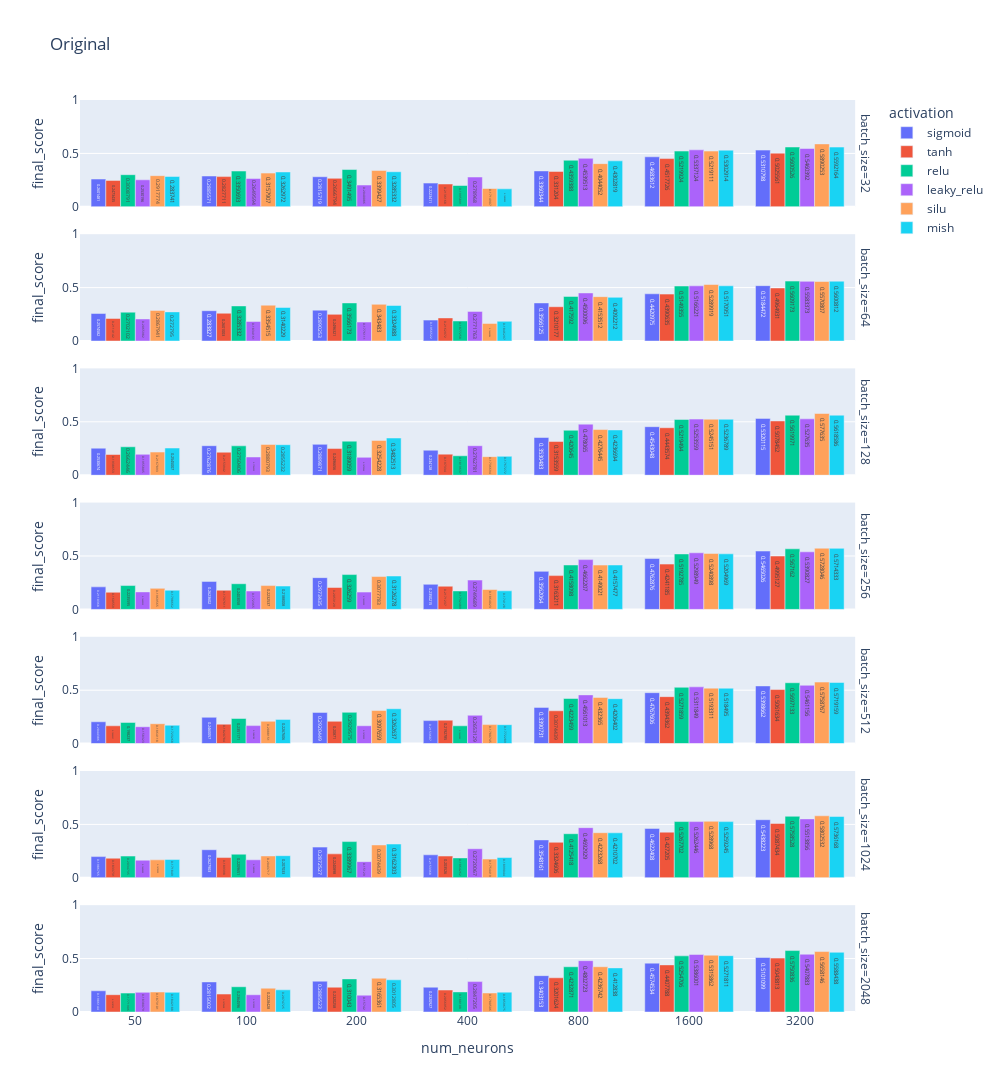

Notebook code for this chart:
### Code cell
title = "Original"

df = dict_df.get(title)
fig = px.bar(
    df, 
    x="num_neurons", 
    y="final_score", 
    color="activation",
    facet_row="batch_size",
    barmode="group", 
    text_auto=True, 
    range_y=(0, 1),
    title=title.replace("_", " "),
    height=2000,
    width=1000,
)
fig.update_xaxes(type="category")
fig.show()

### Figure 1 — Plotly figure (JSON) as saved in the notebook; plotly's stock layout.template omitted (floating-point values rounded to 4 significant figures)
{"data": [{"alignmentgroup": "True", "hovertemplate": "activation=sigmoid<br>batch_size=32<br>num_neurons=%{x}<br>final_score=%{y}<extra></extra>", "legendgroup": "sigmoid", "marker": {"color": "#636efa", "pattern": {"shape": ""}}, "name": "sigmoid", "offsetgroup": "sigmoid", "orientation": "v", "showlegend": true, "textposition": "auto", "texttemplate": "%{y}", "type": "bar", "x": [50, 100, 200, 400, 800, 1600, 3200], "xaxis": "x7", "y": [0.2601, 0.2886, 0.2816, 0.2223, 0.336, 0.4684, 0.5311], "yaxis": "y7"}, {"alignmentgroup": "True", "hovertemplate": "activation=sigmoid<br>batch_size=64<br>num_neurons=%{x}<br>final_score=%{y}<extra></extra>", "legendgroup": "sigmoid", "marker": {"color": "#636efa", "pattern": {"shape": ""}}, "name": "sigmoid", "offsetgroup": "sigmoid", "orientation": "v", "showlegend": false, "textposition": "auto", "texttemplate": "%{y}", "type": "bar", "x": [50, 100, 200, 400, 800, 1600, 3200], "xaxis": "x6", "y": [0.2575, 0.2838, 0.289, 0.1957, 0.3566, 0.4421, 0.5184], "yaxis": "y6"}, {"alignmentgroup": "True", "hovertemplate": "activation=sigmoid<br>batch_size=128<br>num_neurons=%{x}<br>final_score=%{y}<extra></extra>", "legendgroup": "sigmoid", "marker": {"color": "#636efa", "pattern": {"shape": ""}}, "name": "sigmoid", "offsetgroup": "sigmoid", "orientation": "v", "showlegend": false, "textposition": "auto", "texttemplate": "%{y}", "type": "bar", "x": [50, 100, 200, 400, 800, 1600, 3200], "xaxis": "x5", "y": [0.2531, 0.2763, 0.289, 0.2341, 0.353, 0.4543, 0.532], "yaxis": "y5"}, {"alignmentgroup": "True", "hovertemplate": "activation=sigmoid<br>batch_size=256<br>num_neurons=%{x}<br>final_score=%{y}<extra></extra>", "legendgroup": "sigmoid", "marker": {"color": "#636efa", "pattern": {"shape": ""}}, "name": "sigmoid", "offsetgroup": "sigmoid", "orientation": "v", "showlegend": false, "textposition": "auto", "texttemplate": "%{y}", "type": "bar", "x": [50, 100, 200, 400, 800, 1600, 3200], "xaxis": "x4", "y": [0.211, 0.2624, 0.2973, 0.235, 0.3562, 0.4763, 0.5465], "yaxis": "y4"}, {"alignmentgroup": "True", "hovertemplate": "activation=sigmoid<br>batch_size=512<br>num_neurons=%{x}<br>final_score=%{y}<extra></extra>", "legendgroup": "sigmoid", "marker": {"color": "#636efa", "pattern": {"shape": ""}}, "name": "sigmoid", "offsetgroup": "sigmoid", "orientation": "v", "showlegend": false, "textposition": "auto", "texttemplate": "%{y}", "type": "bar", "x": [50, 100, 200, 400, 800, 1600, 3200], "xaxis": "x3", "y": [0.2044, 0.246, 0.292, 0.2154, 0.3391, 0.4768, 0.5399], "yaxis": "y3"}, {"alignmentgroup": "True", "hovertemplate": "activation=sigmoid<br>batch_size=1024<br>num_neurons=%{x}<br>final_score=%{y}<extra></extra>", "legendgroup": "sigmoid", "marker": {"color": "#636efa", "pattern": {"shape": ""}}, "name": "sigmoid", "offsetgroup": "sigmoid", "orientation": "v", "showlegend": false, "textposition": "auto", "texttemplate": "%{y}", "type": "bar", "x": [50, 100, 200, 400, 800, 1600, 3200], "xaxis": "x2", "y": [0.1987, 0.2628, 0.2873, 0.2153, 0.3548, 0.4622, 0.5438], "yaxis": "y2"}, {"alignmentgroup": "True", "hovertemplate": "activation=sigmoid<br>batch_size=2048<br>num_neurons=%{x}<br>final_score=%{y}<extra></extra>", "legendgroup": "sigmoid", "marker": {"color": "#636efa", "pattern": {"shape": ""}}, "name": "sigmoid", "offsetgroup": "sigmoid", "orientation": "v", "showlegend": false, "textposition": "auto", "texttemplate": "%{y}", "type": "bar", "x": [50, 100, 200, 400, 800, 1600, 3200], "xaxis": "x", "y": [0.1986, 0.2815, 0.2886, 0.2321, 0.3403, 0.4575, 0.5101], "yaxis": "y"}, {"alignmentgroup": "True", "hovertemplate": "activation=tanh<br>batch_size=32<br>num_neurons=%{x}<br>final_score=%{y}<extra></extra>", "legendgroup": "tanh", "marker": {"color": "#EF553B", "pattern": {"shape": ""}}, "name": "tanh", "offsetgroup": "tanh", "orientation": "v", "showlegend": true, "textposition": "auto", "texttemplate": "%{y}", "type": "bar", "x": [50, 100, 200, 400, 800, 1600, 3200], "xaxis": "x7", "y": [0.2473, 0.2828, 0.2667, 0.2136, 0.3312, 0.4518, 0.5026], "yaxis": "y7"}, {"alignmentgroup": "True", "hovertemplate": "activation=tanh<br>batch_size=64<br>num_neurons=%{x}<br>final_score=%{y}<extra></extra>", "legendgroup": "tanh", "marker": {"color": "#EF553B", "pattern": {"shape": ""}}, "name": "tanh", "offsetgroup": "tanh", "orientation": "v", "showlegend": false, "textposition": "auto", "texttemplate": "%{y}", "type": "bar", "x": [50, 100, 200, 400, 800, 1600, 3200], "xaxis": "x6", "y": [0.2114, 0.2601, 0.2496, 0.2163, 0.321, 0.4391, 0.4965], "yaxis": "y6"}, {"alignmentgroup": "True", "hovertemplate": "activation=tanh<br>batch_size=128<br>num_neurons=%{x}<br>final_score=%{y}<extra></extra>", "legendgroup": "tanh", "marker": {"color": "#EF553B", "pattern": {"shape": ""}}, "name": "tanh", "offsetgroup": "tanh", "orientation": "v", "showlegend": false, "textposition": "auto", "texttemplate": "%{y}", "type": "bar", "x": [50, 100, 200, 400, 800, 1600, 3200], "xaxis": "x5", "y": [0.1939, 0.2154, 0.2497, 0.1973, 0.3154, 0.4444, 0.5078], "yaxis": "y5"}, {"alignmentgroup": "True", "hovertemplate": "activation=tanh<br>batch_size=256<br>num_neurons=%{x}<br>final_score=%{y}<extra></extra>", "legendgroup": "tanh", "marker": {"color": "#EF553B", "pattern": {"shape": ""}}, "name": "tanh", "offsetgroup": "tanh", "orientation": "v", "showlegend": false, "textposition": "auto", "texttemplate": "%{y}", "type": "bar", "x": [50, 100, 200, 400, 800, 1600, 3200], "xaxis": "x4", "y": [0.1606, 0.1798, 0.2053, 0.2171, 0.3163, 0.4241, 0.4995], "yaxis": "y4"}, {"alignmentgroup": "True", "hovertemplate": "activation=tanh<br>batch_size=512<br>num_neurons=%{x}<br>final_score=%{y}<extra></extra>", "legendgroup": "tanh", "marker": {"color": "#EF553B", "pattern": {"shape": ""}}, "name": "tanh", "offsetgroup": "tanh", "orientation": "v", "showlegend": false, "textposition": "auto", "texttemplate": "%{y}", "type": "bar", "x": [50, 100, 200, 400, 800, 1600, 3200], "xaxis": "x3", "y": [0.1666, 0.1821, 0.2087, 0.2193, 0.3074, 0.4394, 0.5062], "yaxis": "y3"}, {"alignmentgroup": "True", "hovertemplate": "activation=tanh<br>batch_size=1024<br>num_neurons=%{x}<br>final_score=%{y}<extra></extra>", "legendgroup": "tanh", "marker": {"color": "#EF553B", "pattern": {"shape": ""}}, "name": "tanh", "offsetgroup": "tanh", "orientation": "v", "showlegend": false, "textposition": "auto", "texttemplate": "%{y}", "type": "bar", "x": [50, 100, 200, 400, 800, 1600, 3200], "xaxis": "x2", "y": [0.1834, 0.1894, 0.2241, 0.2035, 0.3325, 0.4272, 0.5087], "yaxis": "y2"}, {"alignmentgroup": "True", "hovertemplate": "activation=tanh<br>batch_size=2048<br>num_neurons=%{x}<br>final_score=%{y}<extra></extra>", "legendgroup": "tanh", "marker": {"color": "#EF553B", "pattern": {"shape": ""}}, "name": "tanh", "offsetgroup": "tanh", "orientation": "v", "showlegend": false, "textposition": "auto", "texttemplate": "%{y}", "type": "bar", "x": [50, 100, 200, 400, 800, 1600, 3200], "xaxis": "x", "y": [0.1619, 0.1679, 0.232, 0.2057, 0.3202, 0.4408, 0.5044], "yaxis": "y"}, {"alignmentgroup": "True", "hovertemplate": "activation=relu<br>batch_size=32<br>num_neurons=%{x}<br>final_score=%{y}<extra></extra>", "legendgroup": "relu", "marker": {"color": "#00cc96", "pattern": {"shape": ""}}, "name": "relu", "offsetgroup": "relu", "orientation": "v", "showlegend": true, "textposition": "auto", "texttemplate": "%{y}", "type": "bar", "x": [50, 100, 200, 400, 800, 1600, 3200], "xaxis": "x7", "y": [0.3009, 0.3351, 0.3491, 0.1996, 0.4359, 0.522, 0.5601], "yaxis": "y7"}, {"alignmentgroup": "True", "hovertemplate": "activation=relu<br>batch_size=64<br>num_neurons=%{x}<br>final_score=%{y}<extra></extra>", "legendgroup": "relu", "marker": {"color": "#00cc96", "pattern": {"shape": ""}}, "name": "relu", "offsetgroup": "relu", "orientation": "v", "showlegend": false, "textposition": "auto", "texttemplate": "%{y}", "type": "bar", "x": [50, 100, 200, 400, 800, 1600, 3200], "xaxis": "x6", "y": [0.2702, 0.3285, 0.3566, 0.1877, 0.4176, 0.5149, 0.5609], "yaxis": "y6"}, {"alignmentgroup": "True", "hovertemplate": "activation=relu<br>batch_size=128<br>num_neurons=%{x}<br>final_score=%{y}<extra></extra>", "legendgroup": "relu", "marker": {"color": "#00cc96", "pattern": {"shape": ""}}, "name": "relu", "offsetgroup": "relu", "orientation": "v", "showlegend": false, "textposition": "auto", "texttemplate": "%{y}", "type": "bar", "x": [50, 100, 200, 400, 800, 1600, 3200], "xaxis": "x5", "y": [0.2662, 0.275, 0.3189, 0.182, 0.4206, 0.5219, 0.562], "yaxis": "y5"}, {"alignmentgroup": "True", "hovertemplate": "activation=relu<br>batch_size=256<br>num_neurons=%{x}<br>final_score=%{y}<extra></extra>", "legendgroup": "relu", "marker": {"color": "#00cc96", "pattern": {"shape": ""}}, "name": "relu", "offsetgroup": "relu", "orientation": "v", "showlegend": false, "textposition": "auto", "texttemplate": "%{y}", "type": "bar", "x": [50, 100, 200, 400, 800, 1600, 3200], "xaxis": "x4", "y": [0.2236, 0.2403, 0.3263, 0.1732, 0.4158, 0.5193, 0.5672], "yaxis": "y4"}, {"alignmentgroup": "True", "hovertemplate": "activation=relu<br>batch_size=512<br>num_neurons=%{x}<br>final_score=%{y}<extra></extra>", "legendgroup": "relu", "marker": {"color": "#00cc96", "pattern": {"shape": ""}}, "name": "relu", "offsetgroup": "relu", "orientation": "v", "showlegend": false, "textposition": "auto", "texttemplate": "%{y}", "type": "bar", "x": [50, 100, 200, 400, 800, 1600, 3200], "xaxis": "x3", "y": [0.1982, 0.2351, 0.293, 0.1667, 0.4223, 0.5272, 0.5697], "yaxis": "y3"}, {"alignmentgroup": "True", "hovertemplate": "activation=relu<br>batch_size=1024<br>num_neurons=%{x}<br>final_score=%{y}<extra></extra>", "legendgroup": "relu", "marker": {"color": "#00cc96", "pattern": {"shape": ""}}, "name": "relu", "offsetgroup": "relu", "orientation": "v", "showlegend": false, "textposition": "auto", "texttemplate": "%{y}", "type": "bar", "x": [50, 100, 200, 400, 800, 1600, 3200], "xaxis": "x2", "y": [0.2035, 0.221, 0.339, 0.1864, 0.4125, 0.5268, 0.5759], "yaxis": "y2"}, {"alignmentgroup": "True", "hovertemplate": "activation=relu<br>batch_size=2048<br>num_neurons=%{x}<br>final_score=%{y}<extra></extra>", "legendgroup": "relu", "marker": {"color": "#00cc96", "pattern": {"shape": ""}}, "name": "relu", "offsetgroup": "relu", "orientation": "v", "showlegend": false, "textposition": "auto", "texttemplate": "%{y}", "type": "bar", "x": [50, 100, 200, 400, 800, 1600, 3200], "xaxis": "x", "y": [0.1772, 0.2365, 0.31, 0.1881, 0.4233, 0.5255, 0.5751], "yaxis": "y"}, {"alignmentgroup": "True", "hovertemplate": "activation=leaky_relu<br>batch_size=32<br>num_neurons=%{x}<br>final_score=%{y}<extra></extra>", "legendgroup": "leaky_relu", "marker": {"color": "#ab63fa", "pattern": {"shape": ""}}, "name": "leaky_relu", "offsetgroup": "leaky_relu", "orientation": "v", "showlegend": true, "textposition": "auto", "texttemplate": "%{y}", "type": "bar", "x": [50, 100, 200, 400, 800, 1600, 3200], "xaxis": "x7", "y": [0.253, 0.265, 0.204, 0.279, 0.454, 0.5337, 0.546], "yaxis": "y7"}, {"alignmentgroup": "True", "hovertemplate": "activation=leaky_relu<br>batch_size=64<br>num_neurons=%{x}<br>final_score=%{y}<extra></extra>", "legendgroup": "leaky_relu", "marker": {"color": "#ab63fa", "pattern": {"shape": ""}}, "name": "leaky_relu", "offsetgroup": "leaky_relu", "orientation": "v", "showlegend": false, "textposition": "auto", "texttemplate": "%{y}", "type": "bar", "x": [50, 100, 200, 400, 800, 1600, 3200], "xaxis": "x6", "y": [0.2066, 0.1834, 0.1776, 0.2772, 0.45, 0.5166, 0.5583], "yaxis": "y6"}, {"alignmentgroup": "True", "hovertemplate": "activation=leaky_relu<br>batch_size=128<br>num_neurons=%{x}<br>final_score=%{y}<extra></extra>", "legendgroup": "leaky_relu", "marker": {"color": "#ab63fa", "pattern": {"shape": ""}}, "name": "leaky_relu", "offsetgroup": "leaky_relu", "orientation": "v", "showlegend": false, "textposition": "auto", "texttemplate": "%{y}", "type": "bar", "x": [50, 100, 200, 400, 800, 1600, 3200], "xaxis": "x5", "y": [0.1956, 0.1706, 0.1675, 0.2763, 0.4781, 0.5254, 0.5276], "yaxis": "y5"}, {"alignmentgroup": "True", "hovertemplate": "activation=leaky_relu<br>batch_size=256<br>num_neurons=%{x}<br>final_score=%{y}<extra></extra>", "legendgroup": "leaky_relu", "marker": {"color": "#ab63fa", "pattern": {"shape": ""}}, "name": "leaky_relu", "offsetgroup": "leaky_relu", "orientation": "v", "showlegend": false, "textposition": "auto", "texttemplate": "%{y}", "type": "bar", "x": [50, 100, 200, 400, 800, 1600, 3200], "xaxis": "x4", "y": [0.164, 0.1724, 0.1623, 0.275, 0.4662, 0.5299, 0.5391], "yaxis": "y4"}, {"alignmentgroup": "True", "hovertemplate": "activation=leaky_relu<br>batch_size=512<br>num_neurons=%{x}<br>final_score=%{y}<extra></extra>", "legendgroup": "leaky_relu", "marker": {"color": "#ab63fa", "pattern": {"shape": ""}}, "name": "leaky_relu", "offsetgroup": "leaky_relu", "orientation": "v", "showlegend": false, "textposition": "auto", "texttemplate": "%{y}", "type": "bar", "x": [50, 100, 200, 400, 800, 1600, 3200], "xaxis": "x3", "y": [0.1583, 0.1684, 0.1671, 0.2653, 0.4561, 0.5312, 0.5461], "yaxis": "y3"}, {"alignmentgroup": "True", "hovertemplate": "activation=leaky_relu<br>batch_size=1024<br>num_neurons=%{x}<br>final_score=%{y}<extra></extra>", "legendgroup": "leaky_relu", "marker": {"color": "#ab63fa", "pattern": {"shape": ""}}, "name": "leaky_relu", "offsetgroup": "leaky_relu", "orientation": "v", "showlegend": false, "textposition": "auto", "texttemplate": "%{y}", "type": "bar", "x": [50, 100, 200, 400, 800, 1600, 3200], "xaxis": "x2", "y": [0.1649, 0.1684, 0.1513, 0.272, 0.4693, 0.5262, 0.5514], "yaxis": "y2"}, {"alignmentgroup": "True", "hovertemplate": "activation=leaky_relu<br>batch_size=2048<br>num_neurons=%{x}<br>final_score=%{y}<extra></extra>", "legendgroup": "leaky_relu", "marker": {"color": "#ab63fa", "pattern": {"shape": ""}}, "name": "leaky_relu", "offsetgroup": "leaky_relu", "orientation": "v", "showlegend": false, "textposition": "auto", "texttemplate": "%{y}", "type": "bar", "x": [50, 100, 200, 400, 800, 1600, 3200], "xaxis": "x", "y": [0.1838, 0.1614, 0.1574, 0.2847, 0.4803, 0.5386, 0.5408], "yaxis": "y"}, {"alignmentgroup": "True", "hovertemplate": "activation=silu<br>batch_size=32<br>num_neurons=%{x}<br>final_score=%{y}<extra></extra>", "legendgroup": "silu", "marker": {"color": "#FFA15A", "pattern": {"shape": ""}}, "name": "silu", "offsetgroup": "silu", "orientation": "v", "showlegend": true, "textposition": "auto", "texttemplate": "%{y}", "type": "bar", "x": [50, 100, 200, 400, 800, 1600, 3200], "xaxis": "x7", "y": [0.2918, 0.3158, 0.3399, 0.1715, 0.4044, 0.5219, 0.589], "yaxis": "y7"}, {"alignmentgroup": "True", "hovertemplate": "activation=silu<br>batch_size=64<br>num_neurons=%{x}<br>final_score=%{y}<extra></extra>", "legendgroup": "silu", "marker": {"color": "#FFA15A", "pattern": {"shape": ""}}, "name": "silu", "offsetgroup": "silu", "orientation": "v", "showlegend": false, "textposition": "auto", "texttemplate": "%{y}", "type": "bar", "x": [50, 100, 200, 400, 800, 1600, 3200], "xaxis": "x6", "y": [0.2868, 0.3355, 0.3435, 0.1644, 0.4154, 0.529, 0.5571], "yaxis": "y6"}, {"alignmentgroup": "True", "hovertemplate": "activation=silu<br>batch_size=128<br>num_neurons=%{x}<br>final_score=%{y}<extra></extra>", "legendgroup": "silu", "marker": {"color": "#FFA15A", "pattern": {"shape": ""}}, "name": "silu", "offsetgroup": "silu", "orientation": "v", "showlegend": false, "textposition": "auto", "texttemplate": "%{y}", "type": "bar", "x": [50, 100, 200, 400, 800, 1600, 3200], "xaxis": "x5", "y": [0.2168, 0.2881, 0.3254, 0.1737, 0.4276, 0.5245, 0.5776], "yaxis": "y5"}, {"alignmentgroup": "True", "hovertemplate": "activation=silu<br>batch_size=256<br>num_neurons=%{x}<br>final_score=%{y}<extra></extra>", "legendgroup": "silu", "marker": {"color": "#FFA15A", "pattern": {"shape": ""}}, "name": "silu", "offsetgroup": "silu", "orientation": "v", "showlegend": false, "textposition": "auto", "texttemplate": "%{y}", "type": "bar", "x": [50, 100, 200, 400, 800, 1600, 3200], "xaxis": "x4", "y": [0.197, 0.2233, 0.3078, 0.1864, 0.4149, 0.5241, 0.5728], "yaxis": "y4"}, {"alignmentgroup": "True", "hovertemplate": "activation=silu<br>batch_size=512<br>num_neurons=%{x}<br>final_score=%{y}<extra></extra>", "legendgroup": "silu", "marker": {"color": "#FFA15A", "pattern": {"shape": ""}}, "name": "silu", "offsetgroup": "silu", "orientation": "v", "showlegend": false, "textposition": "auto", "texttemplate": "%{y}", "type": "bar", "x": [50, 100, 200, 400, 800, 1600, 3200], "xaxis": "x3", "y": [0.1864, 0.2088, 0.3098, 0.1781, 0.4324, 0.5193, 0.5759], "yaxis": "y3"}, {"alignmentgroup": "True", "hovertemplate": "activation=silu<br>batch_size=1024<br>num_neurons=%{x}<br>final_score=%{y}<extra></extra>", "legendgroup": "silu", "marker": {"color": "#FFA15A", "pattern": {"shape": ""}}, "name": "silu", "offsetgroup": "silu", "orientation": "v", "showlegend": false, "textposition": "auto", "texttemplate": "%{y}", "type": "bar", "x": [50, 100, 200, 400, 800, 1600, 3200], "xaxis": "x2", "y": [0.168, 0.2044, 0.3074, 0.1754, 0.4223, 0.529, 0.5803], "yaxis": "y2"}, {"alignmentgroup": "True", "hovertemplate": "activation=silu<br>batch_size=2048<br>num_neurons=%{x}<br>final_score=%{y}<extra></extra>", "legendgroup": "silu", "marker": {"color": "#FFA15A", "pattern": {"shape": ""}}, "name": "silu", "offsetgroup": "silu", "orientation": "v", "showlegend": false, "textposition": "auto", "texttemplate": "%{y}", "type": "bar", "x": [50, 100, 200, 400, 800, 1600, 3200], "xaxis": "x", "y": [0.1873, 0.2228, 0.3165, 0.1781, 0.4237, 0.5316, 0.5658], "yaxis": "y"}, {"alignmentgroup": "True", "hovertemplate": "activation=mish<br>batch_size=32<br>num_neurons=%{x}<br>final_score=%{y}<extra></extra>", "legendgroup": "mish", "marker": {"color": "#19d3f3", "pattern": {"shape": ""}}, "name": "mish", "offsetgroup": "mish", "orientation": "v", "showlegend": true, "textposition": "auto", "texttemplate": "%{y}", "type": "bar", "x": [50, 100, 200, 400, 800, 1600, 3200], "xaxis": "x7", "y": [0.2837, 0.3263, 0.3285, 0.1684, 0.4303, 0.5303, 0.5592], "yaxis": "y7"}, {"alignmentgroup": "True", "hovertemplate": "activation=mish<br>batch_size=64<br>num_neurons=%{x}<br>final_score=%{y}<extra></extra>", "legendgroup": "mish", "marker": {"color": "#19d3f3", "pattern": {"shape": ""}}, "name": "mish", "offsetgroup": "mish", "orientation": "v", "showlegend": false, "textposition": "auto", "texttemplate": "%{y}", "type": "bar", "x": [50, 100, 200, 400, 800, 1600, 3200], "xaxis": "x6", "y": [0.2728, 0.314, 0.3325, 0.1846, 0.4092, 0.5171, 0.5601], "yaxis": "y6"}, {"alignmentgroup": "True", "hovertemplate": "activation=mish<br>batch_size=128<br>num_neurons=%{x}<br>final_score=%{y}<extra></extra>", "legendgroup": "mish", "marker": {"color": "#19d3f3", "pattern": {"shape": ""}}, "name": "mish", "offsetgroup": "mish", "orientation": "v", "showlegend": false, "textposition": "auto", "texttemplate": "%{y}", "type": "bar", "x": [50, 100, 200, 400, 800, 1600, 3200], "xaxis": "x5", "y": [0.2545, 0.2855, 0.3483, 0.1767, 0.4237, 0.5237, 0.5619], "yaxis": "y5"}, {"alignmentgroup": "True", "hovertemplate": "activation=mish<br>batch_size=256<br>num_neurons=%{x}<br>final_score=%{y}<extra></extra>", "legendgroup": "mish", "marker": {"color": "#19d3f3", "pattern": {"shape": ""}}, "name": "mish", "offsetgroup": "mish", "orientation": "v", "showlegend": false, "textposition": "auto", "texttemplate": "%{y}", "type": "bar", "x": [50, 100, 200, 400, 800, 1600, 3200], "xaxis": "x4", "y": [0.1799, 0.2188, 0.3126, 0.1741, 0.4157, 0.5205, 0.5714], "yaxis": "y4"}, {"alignmentgroup": "True", "hovertemplate": "activation=mish<br>batch_size=512<br>num_neurons=%{x}<br>final_score=%{y}<extra></extra>", "legendgroup": "mish", "marker": {"color": "#19d3f3", "pattern": {"shape": ""}}, "name": "mish", "offsetgroup": "mish", "orientation": "v", "showlegend": false, "textposition": "auto", "texttemplate": "%{y}", "type": "bar", "x": [50, 100, 200, 400, 800, 1600, 3200], "xaxis": "x3", "y": [0.1723, 0.2268, 0.3263, 0.1772, 0.4206, 0.5185, 0.5719], "yaxis": "y3"}, {"alignmentgroup": "True", "hovertemplate": "activation=mish<br>batch_size=1024<br>num_neurons=%{x}<br>final_score=%{y}<extra></extra>", "legendgroup": "mish", "marker": {"color": "#19d3f3", "pattern": {"shape": ""}}, "name": "mish", "offsetgroup": "mish", "orientation": "v", "showlegend": false, "textposition": "auto", "texttemplate": "%{y}", "type": "bar", "x": [50, 100, 200, 400, 800, 1600, 3200], "xaxis": "x2", "y": [0.1718, 0.207, 0.3162, 0.1899, 0.4211, 0.5259, 0.5736], "yaxis": "y2"}, {"alignmentgroup": "True", "hovertemplate": "activation=mish<br>batch_size=2048<br>num_neurons=%{x}<br>final_score=%{y}<extra></extra>", "legendgroup": "mish", "marker": {"color": "#19d3f3", "pattern": {"shape": ""}}, "name": "mish", "offsetgroup": "mish", "orientation": "v", "showlegend": false, "textposition": "auto", "texttemplate": "%{y}", "type": "bar", "x": [50, 100, 200, 400, 800, 1600, 3200], "xaxis": "x", "y": [0.1842, 0.2075, 0.3013, 0.186, 0.4128, 0.5272, 0.5588], "yaxis": "y"}], "layout": {"annotations": [{"font": {}, "showarrow": false, "text": "batch_size=2048", "textangle": 90, "x": 0.98, "xanchor": "left", "xref": "paper", "y": 0.05857, "yanchor": "middle", "yref": "paper"}, {"font": {}, "showarrow": false, "text": "batch_size=1024", "textangle": 90, "x": 0.98, "xanchor": "left", "xref": "paper", "y": 0.2057, "yanchor": "middle", "yref": "paper"}, {"font": {}, "showarrow": false, "text": "batch_size=512", "textangle": 90, "x": 0.98, "xanchor": "left", "xref": "paper", "y": 0.3529, "yanchor": "middle", "yref": "paper"}, {"font": {}, "showarrow": false, "text": "batch_size=256", "textangle": 90, "x": 0.98, "xanchor": "left", "xref": "paper", "y": 0.5, "yanchor": "middle", "yref": "paper"}, {"font": {}, "showarrow": false, "text": "batch_size=128", "textangle": 90, "x": 0.98, "xanchor": "left", "xref": "paper", "y": 0.6471, "yanchor": "middle", "yref": "paper"}, {"font": {}, "showarrow": false, "text": "batch_size=64", "textangle": 90, "x": 0.98, "xanchor": "left", "xref": "paper", "y": 0.7943, "yanchor": "middle", "yref": "paper"}, {"font": {}, "showarrow": false, "text": "batch_size=32", "textangle": 90, "x": 0.98, "xanchor": "left", "xref": "paper", "y": 0.9414, "yanchor": "middle", "yref": "paper"}], "barmode": "group", "height": 2000, "legend": {"title": {"text": "activation"}, "tracegroupgap": 0}, "title": {"text": "Original"}, "width": 1000, "xaxis": {"anchor": "y", "domain": [0, 0.98], "title": {"text": "num_neurons"}, "type": "category"}, "xaxis2": {"anchor": "y2", "domain": [0, 0.98], "matches": "x", "showticklabels": false, "type": "category"}, "xaxis3": {"anchor": "y3", "domain": [0, 0.98], "matches": "x", "showticklabels": false, "type": "category"}, "xaxis4": {"anchor": "y4", "domain": [0, 0.98], "matches": "x", "showticklabels": false, "type": "category"}, "xaxis5": {"anchor": "y5", "domain": [0, 0.98], "matches": "x", "showticklabels": false, "type": "category"}, "xaxis6": {"anchor": "y6", "domain": [0, 0.98], "matches": "x", "showticklabels": false, "type": "category"}, "xaxis7": {"anchor": "y7", "domain": [0, 0.98], "matches": "x", "showticklabels": false, "type": "category"}, "yaxis": {"anchor": "x", "domain": [0, 0.1171], "range": [0, 1], "title": {"text": "final_score"}}, "yaxis2": {"anchor": "x2", "domain": [0.1471, 0.2643], "matches": "y", "range": [0, 1], "title": {"text": "final_score"}}, "yaxis3": {"anchor": "x3", "domain": [0.2943, 0.4114], "matches": "y", "range": [0, 1], "title": {"text": "final_score"}}, "yaxis4": {"anchor": "x4", "domain": [0.4414, 0.5586], "matches": "y", "range": [0, 1], "title": {"text": "final_score"}}, "yaxis5": {"anchor": "x5", "domain": [0.5886, 0.7057], "matches": "y", "range": [0, 1], "title": {"text": "final_score"}}, "yaxis6": {"anchor": "x6", "domain": [0.7357, 0.8529], "matches": "y", "range": [0, 1], "title": {"text": "final_score"}}, "yaxis7": {"anchor": "x7", "domain": [0.8829, 1.0], "matches": "y", "range": [0, 1], "title": {"text": "final_score"}}}}
